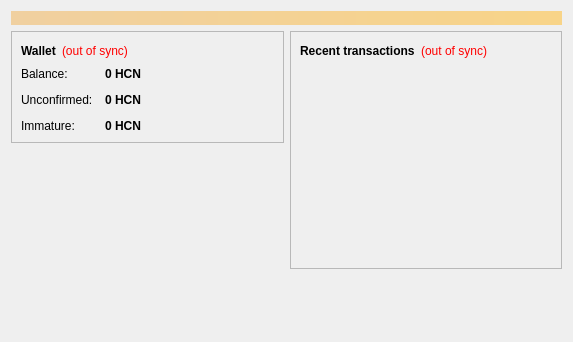
<?xml version="1.0" encoding="UTF-8"?>
<ui version="4.0">
 <class>OverviewPage</class>
 <widget class="QWidget" name="OverviewPage">
  <property name="geometry">
   <rect>
    <x>0</x>
    <y>0</y>
    <width>573</width>
    <height>342</height>
   </rect>
  </property>
  <property name="windowTitle">
   <string>Form</string>
  </property>
  <layout class="QVBoxLayout" name="topLayout">
   <item>
    <widget class="QLabel" name="labelAlerts">
     <property name="visible">
      <bool>false</bool>
     </property>
     <property name="styleSheet">
      <string notr="true">background-color: qlineargradient(x1: 0, y1: 0, x2: 1, y2: 0, stop:0 #F0D0A0, stop:1 #F8D488); color:#000000;</string>
     </property>
     <property name="wordWrap">
      <bool>true</bool>
     </property>
     <property name="margin">
      <number>3</number>
     </property>
    </widget>
   </item>
   <item>
    <layout class="QHBoxLayout" name="horizontalLayout" stretch="1,1">
     <item>
      <layout class="QVBoxLayout" name="verticalLayout_2">
       <item>
        <widget class="QFrame" name="frame">
         <property name="frameShape">
          <enum>QFrame::StyledPanel</enum>
         </property>
         <property name="frameShadow">
          <enum>QFrame::Raised</enum>
         </property>
         <layout class="QVBoxLayout" name="verticalLayout_4">
          <item>
           <layout class="QHBoxLayout" name="horizontalLayout_4">
            <item>
             <widget class="QLabel" name="label_5">
              <property name="font">
               <font>
                <weight>75</weight>
                <bold>true</bold>
               </font>
              </property>
              <property name="text">
               <string>Wallet</string>
              </property>
             </widget>
            </item>
            <item>
             <widget class="QLabel" name="labelWalletStatus">
              <property name="toolTip">
               <string>The displayed information may be out of date. Your wallet automatically synchronizes with the Hashcoin network after a connection is established, but this process has not completed yet.</string>
              </property>
              <property name="styleSheet">
               <string notr="true">QLabel { color: red; }</string>
              </property>
              <property name="text">
               <string notr="true">(out of sync)</string>
              </property>
              <property name="alignment">
               <set>Qt::AlignLeading|Qt::AlignLeft|Qt::AlignVCenter</set>
              </property>
             </widget>
            </item>
            <item>
             <spacer name="horizontalSpacer_2">
              <property name="orientation">
               <enum>Qt::Horizontal</enum>
              </property>
              <property name="sizeHint" stdset="0">
               <size>
                <width>40</width>
                <height>20</height>
               </size>
              </property>
             </spacer>
            </item>
           </layout>
          </item>
          <item>
           <layout class="QFormLayout" name="formLayout_2">
            <property name="fieldGrowthPolicy">
             <enum>QFormLayout::AllNonFixedFieldsGrow</enum>
            </property>
            <property name="horizontalSpacing">
             <number>12</number>
            </property>
            <property name="verticalSpacing">
             <number>12</number>
            </property>
            <item row="0" column="0">
             <widget class="QLabel" name="label">
              <property name="text">
               <string>Balance:</string>
              </property>
             </widget>
            </item>
            <item row="0" column="1">
             <widget class="QLabel" name="labelBalance">
              <property name="font">
               <font>
                <weight>75</weight>
                <bold>true</bold>
               </font>
              </property>
              <property name="cursor">
               <cursorShape>IBeamCursor</cursorShape>
              </property>
              <property name="toolTip">
               <string>Your current balance</string>
              </property>
              <property name="text">
               <string notr="true">0 HCN</string>
              </property>
              <property name="textInteractionFlags">
               <set>Qt::LinksAccessibleByMouse|Qt::TextSelectableByKeyboard|Qt::TextSelectableByMouse</set>
              </property>
             </widget>
            </item>
            <item row="1" column="0">
             <widget class="QLabel" name="label_3">
              <property name="text">
               <string>Unconfirmed:</string>
              </property>
             </widget>
            </item>
            <item row="1" column="1">
             <widget class="QLabel" name="labelUnconfirmed">
              <property name="font">
               <font>
                <weight>75</weight>
                <bold>true</bold>
               </font>
              </property>
              <property name="cursor">
               <cursorShape>IBeamCursor</cursorShape>
              </property>
              <property name="toolTip">
               <string>Total of transactions that have yet to be confirmed, and do not yet count toward the current balance</string>
              </property>
              <property name="text">
               <string notr="true">0 HCN</string>
              </property>
              <property name="textInteractionFlags">
               <set>Qt::LinksAccessibleByMouse|Qt::TextSelectableByKeyboard|Qt::TextSelectableByMouse</set>
              </property>
             </widget>
            </item>
            <item row="2" column="0">
             <widget class="QLabel" name="labelImmatureText">
              <property name="text">
               <string>Immature:</string>
              </property>
             </widget>
            </item>
            <item row="2" column="1">
             <widget class="QLabel" name="labelImmature">
              <property name="font">
               <font>
                <weight>75</weight>
                <bold>true</bold>
               </font>
              </property>
              <property name="toolTip">
               <string>Mined balance that has not yet matured</string>
              </property>
              <property name="text">
               <string notr="true">0 HCN</string>
              </property>
              <property name="textInteractionFlags">
               <set>Qt::LinksAccessibleByMouse|Qt::TextSelectableByKeyboard|Qt::TextSelectableByMouse</set>
              </property>
             </widget>
            </item>
           </layout>
          </item>
         </layout>
        </widget>
       </item>
       <item>
        <spacer name="verticalSpacer">
         <property name="orientation">
          <enum>Qt::Vertical</enum>
         </property>
         <property name="sizeHint" stdset="0">
          <size>
           <width>20</width>
           <height>40</height>
          </size>
         </property>
        </spacer>
       </item>
      </layout>
     </item>
     <item>
      <layout class="QVBoxLayout" name="verticalLayout_3">
       <item>
        <widget class="QFrame" name="frame_2">
         <property name="frameShape">
          <enum>QFrame::StyledPanel</enum>
         </property>
         <property name="frameShadow">
          <enum>QFrame::Raised</enum>
         </property>
         <layout class="QVBoxLayout" name="verticalLayout">
          <item>
           <layout class="QHBoxLayout" name="horizontalLayout_2">
            <item>
             <widget class="QLabel" name="label_4">
              <property name="text">
               <string>&lt;b&gt;Recent transactions&lt;/b&gt;</string>
              </property>
             </widget>
            </item>
            <item>
             <widget class="QLabel" name="labelTransactionsStatus">
              <property name="toolTip">
               <string>The displayed information may be out of date. Your wallet automatically synchronizes with the Hashcoin network after a connection is established, but this process has not completed yet.</string>
              </property>
              <property name="styleSheet">
               <string notr="true">QLabel { color: red; }</string>
              </property>
              <property name="text">
               <string notr="true">(out of sync)</string>
              </property>
              <property name="alignment">
               <set>Qt::AlignRight|Qt::AlignTrailing|Qt::AlignVCenter</set>
              </property>
             </widget>
            </item>
            <item>
             <spacer name="horizontalSpacer">
              <property name="orientation">
               <enum>Qt::Horizontal</enum>
              </property>
              <property name="sizeHint" stdset="0">
               <size>
                <width>40</width>
                <height>20</height>
               </size>
              </property>
             </spacer>
            </item>
           </layout>
          </item>
          <item>
           <widget class="QListView" name="listTransactions">
            <property name="styleSheet">
             <string notr="true">QListView { background: transparent; }</string>
            </property>
            <property name="frameShape">
             <enum>QFrame::NoFrame</enum>
            </property>
            <property name="verticalScrollBarPolicy">
             <enum>Qt::ScrollBarAlwaysOff</enum>
            </property>
            <property name="horizontalScrollBarPolicy">
             <enum>Qt::ScrollBarAlwaysOff</enum>
            </property>
            <property name="selectionMode">
             <enum>QAbstractItemView::NoSelection</enum>
            </property>
           </widget>
          </item>
         </layout>
        </widget>
       </item>
       <item>
        <spacer name="verticalSpacer_2">
         <property name="orientation">
          <enum>Qt::Vertical</enum>
         </property>
         <property name="sizeHint" stdset="0">
          <size>
           <width>20</width>
           <height>40</height>
          </size>
         </property>
        </spacer>
       </item>
      </layout>
     </item>
    </layout>
   </item>
  </layout>
 </widget>
 <resources/>
 <connections/>
</ui>
